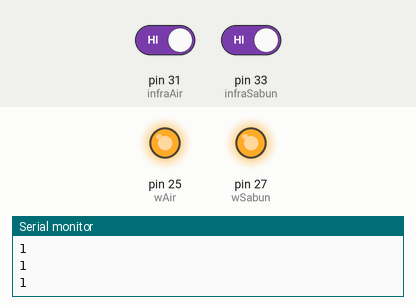
Bench run of a sketch on a simulated Arduino Mega 2560, built with avr-gcc and run on an emulated ATmega2560. On the bench: output pins drawn as LEDs (lit = HIGH), the last lines printed to the serial monitor. The test bench sets the inputs (shaded band); at power-on: pin 31 (infraAir) HIGH, pin 33 (infraSabun) HIGH.

Above: at 1.2 s.
1.3 s: pin 31 (infraAir) driven LOW
At 2.1 s:
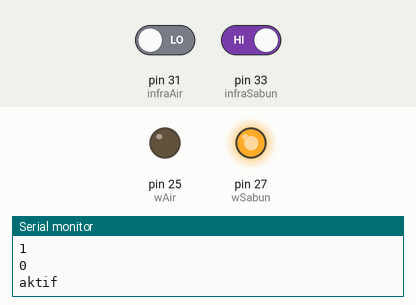
2.8 s: pin 31 (infraAir) driven HIGH and pin 33 (infraSabun) driven LOW
5.8 s: pin 33 (infraSabun) driven HIGH
At 7.1 s:
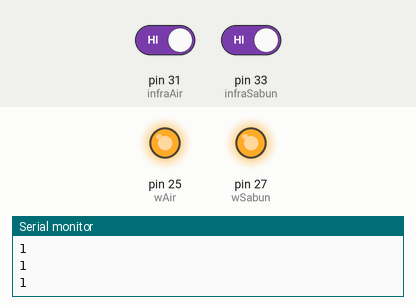
7.8 s: pin 33 (infraSabun) driven LOW
At 8.2 s:
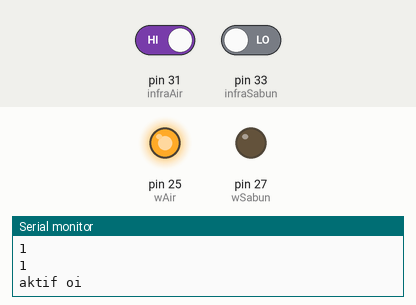
Timing chart, 0 to 10.3 s (numbered marks = the images above; inputs shaded):
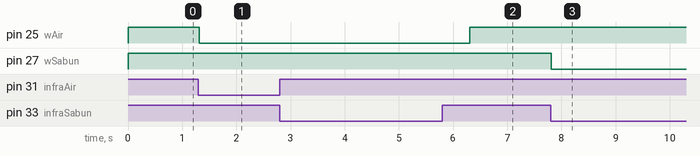

Measured:
- after the input at 1.3 s, pin 25 (wAir): HIGH → LOW at once
- after the input at 2.8 s, every drawn part: stays the same
- after the input at 5.8 s, pin 27 (wSabun): stays HIGH (without the input it goes to LOW after 0.51 s)
- after the input at 7.8 s, pin 27 (wSabun): HIGH → LOW at once

The sketch:

arduinomega.ino
```cpp
#define wAir 25
#define wSabun 27
#define infraAir 31
#define infraSabun 33

int dataInfraAir,dataInfraSabun;

void setup() {
  Serial.begin(9600);
  pinMode(wAir, OUTPUT);
  pinMode(wSabun, OUTPUT);
  pinMode(infraAir, INPUT);
  pinMode(infraSabun, INPUT);
  digitalWrite(wAir, HIGH);
  digitalWrite(wSabun, HIGH);

}

void loop() {
  dataInfraAir = digitalRead(infraAir);
  Serial.println(dataInfraAir);
  if(dataInfraAir == LOW){
    Serial.println("aktif");
    digitalWrite(wAir, LOW);
    delay(5000);
    digitalWrite(wAir, HIGH);
//    cuciSabun();
  }

  dataInfraSabun = digitalRead(infraSabun);
    if(dataInfraSabun == LOW){
      Serial.println("aktif oi");
      digitalWrite(wSabun, LOW);
      delay(3000);
      digitalWrite(wSabun, HIGH);
//      cuciTangan();
//      return;
    }
}

void cuciTangan(){
  dataInfraAir = digitalRead(infraAir);
  Serial.println(dataInfraAir);
  if(dataInfraAir == LOW){
    Serial.println("aktif");
    digitalWrite(wAir, LOW);
    delay(5000);
    digitalWrite(wAir, HIGH);
  }
}

void cuciSabun(){
  while(1){
    dataInfraSabun = digitalRead(infraSabun);
    if(dataInfraSabun == LOW){
      Serial.println("aktif oi");
      digitalWrite(wSabun, LOW);
      delay(3000);
      digitalWrite(wSabun, HIGH);
//      cuciTangan();
      return;
    }
  }

}
```
